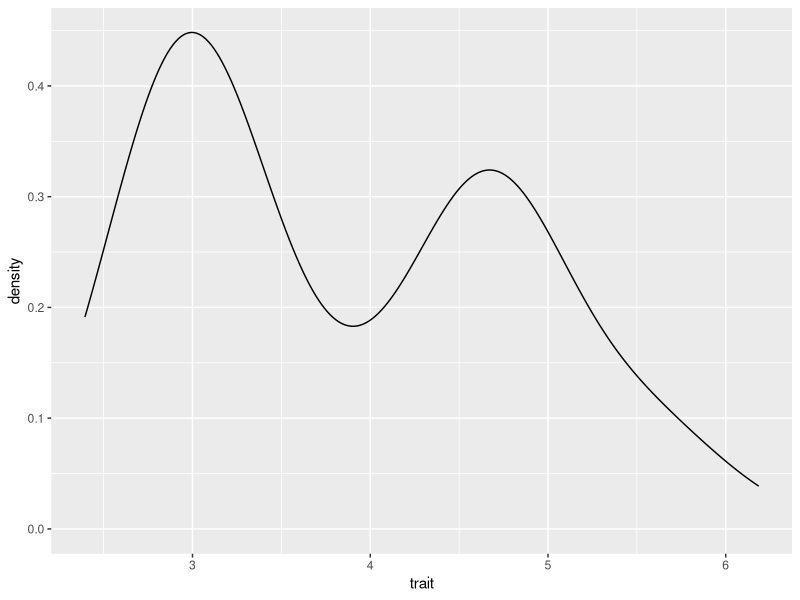
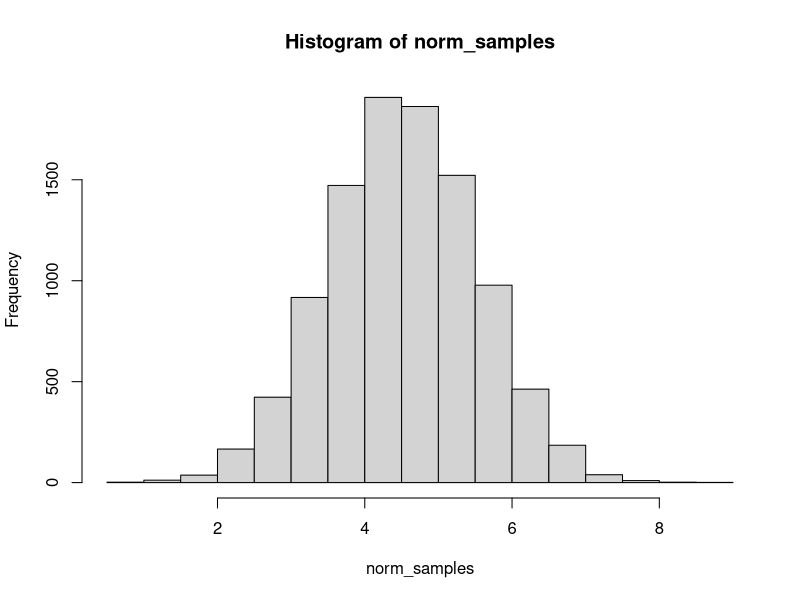

Source code (R) for these figures, in order: (Note: this script raises an error after producing the figures.)
library(tidyverse, ggplot)
birds <- read_csv("data/birds.csv")
ggplot(data = birds, mapping = aes(x=trait)) + geom_density()
#################################################################
norm_samples <- rnorm(10000, mean = 4.5)
hist(norm_samples)
#################################################################
ks.test(x = birds, y = norm_samples) 
#################################################################
install.packages("mixtools")
library(mixtools)
#################################################################
mx_norm <- rnormmix(1000, lambda=c(.X,.X), mu=c(X, X), sigma=c(X,X))
hist(mx_norm)
#################################################################
ks.test(birds, mx_norm)
#################################################################
#################################################################
